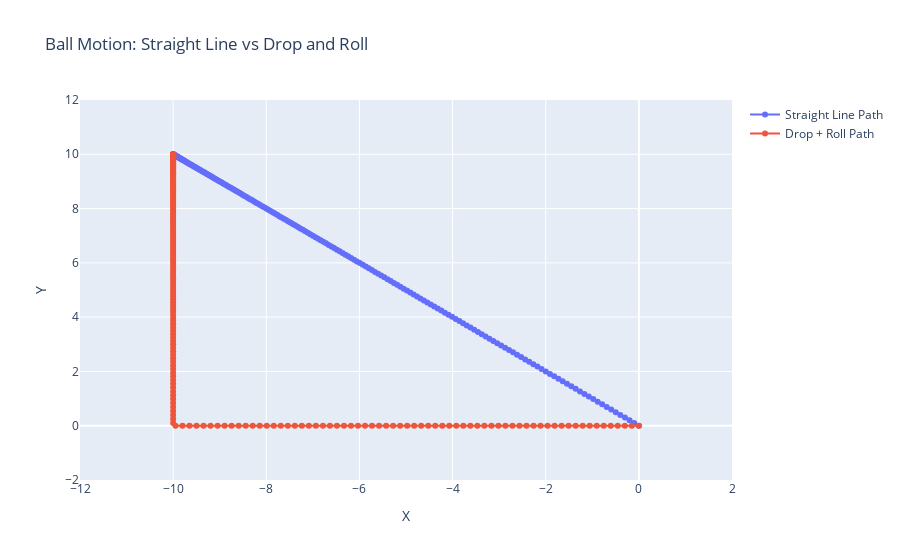

Source (notebook cell):
### Code cell
import numpy as np
import plotly.graph_objects as go

# Constants
g = 9.81    # gravitational acceleration
h = 10      # initial drop height
l = 10      # horizontal distance

# Points A and B for the straight-line motion
x_i, y_i = -l, h
x_f, y_f = 0, 0

# Calculate theta and acceleration along the incline
theta = np.arctan(h / l)
a = g * np.sin(theta)

# Calculate the total distance along the slope
r_total = np.sqrt(h**2 + l**2)

# Maximum time to reach the end of the slope for straight-line motion
t_max_straight = np.sqrt(2 * r_total / a)

# Maximum velocity and times for vertical drop + rolling motion
v_drop = np.sqrt(2 * g * h)
t_max_drop = np.sqrt(2 * h / g)
t_max_roll = l / v_drop
t_max_total = t_max_drop + t_max_roll

# Time array
time_steps_straight = np.linspace(0, t_max_straight, 200)
time_steps_drop_roll = np.linspace(0, t_max_total, 200)

# Calculate r(t) for the straight-line path
r_t = 0.5 * a * time_steps_straight**2

# Convert r(t) to (x(t), y(t)) using proportions along the straight line
x_t_1 = x_i + (r_t / r_total) * (x_f - x_i)
y_t_1 = y_i + (r_t / r_total) * (y_f - y_i)

# Initialize lists for the drop + roll path
x_t_2 = []
y_t_2 = []

# Calculate positions for drop + roll motion
for t in time_steps_drop_roll:
    if t <= t_max_drop:
        # Vertical drop phase
        x_t_2.append(-l)  # x remains constant during the drop
        y_t_2.append(-0.5 * g * t**2 + h)  # y follows free fall equation
    else:
        # Rolling phase
        x_t_2.append(v_drop * (t - t_max_drop) - l)  # x increases linearly after the drop
        y_t_2.append(0)  # y remains constant at 0 during the rolling phase

# Create the figure for Plotly with both paths
fig = go.Figure()

# Add the straight-line motion to the figure
fig.add_trace(go.Scatter(x=x_t_1, y=y_t_1, mode="lines+markers", name="Straight Line Path"))

# Add the drop + roll motion to the figure
fig.add_trace(go.Scatter(x=x_t_2, y=y_t_2, mode="lines+markers", name="Drop + Roll Path"))

# Customize the layout
fig.update_layout(
    xaxis=dict(range=[-l - 2, 2], title="X"),
    yaxis=dict(range=[-2, h + 2], title="Y"),
    title="Ball Motion: Straight Line vs Drop and Roll"
)

# Show the plot
fig.show()

### Figure 1 — Plotly figure (JSON) as saved in the notebook; plotly's stock layout.template omitted (floating-point values rounded to 4 significant figures; data arrays with more than 128 entries replaced by an {"elided": "..."} marker saying what was removed)
{"data": [{"mode": "lines+markers", "name": "Straight Line Path", "type": "scatter", "x": {"elided": "200 float values"}, "y": {"elided": "200 float values"}}, {"mode": "lines+markers", "name": "Drop + Roll Path", "type": "scatter", "x": {"elided": "200 float values"}, "y": {"elided": "200 float values"}}], "layout": {"title": {"text": "Ball Motion: Straight Line vs Drop and Roll"}, "xaxis": {"range": [-12, 2], "title": {"text": "X"}}, "yaxis": {"range": [-2, 12], "title": {"text": "Y"}}}}
